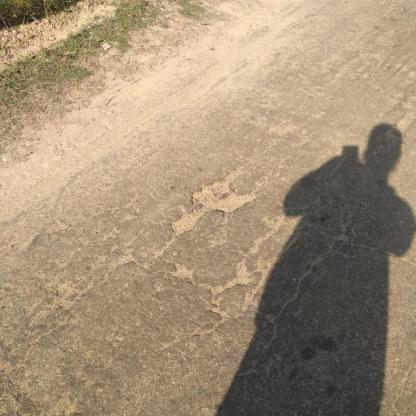
#> input picture data/test/images/img-105_jpg.rf.1592679ec02eb5c2eb23e4d5b411d12f.jpg, 416 x 416 px
$ python -i lane_detection.py   (imports and definitions only)
#> lines starting #> are read from the running program, lines starting #| are printed output that depends on the picture; after the words box and inside, x2 and y2 are one past the last pixel; in counts of white or black regions, pixels touching at a corner belong together
#> further down, picture is the input picture: shape (416, 416, 3); mean B, G, R 119.5, 144.2, 163.9
import cv2
import numpy as np


class LaneDetector:
    def __init__(self, roi_y_ratio: float = 0.55):
        self.roi_y_ratio = roi_y_ratio

    def _region_of_interest(self, edges):
        h, w = edges.shape[:2]

        mask = np.zeros_like(edges)

        polygon = np.array(
            [
                [
                    (0, h),
                    (w, h),
                    (int(0.65 * w), int(self.roi_y_ratio * h)),
                    (int(0.35 * w), int(self.roi_y_ratio * h)),
                ]
            ],
            dtype=np.int32,
        )

        cv2.fillPoly(mask, polygon, 255)
        return cv2.bitwise_and(edges, mask)

    def _average_lane_line(self, lines, y_bottom, y_top):
        """
        Fit x = a*y + b from multiple candidate lines.
        Return one representative line: (x1, y1, x2, y2)
        """

        if len(lines) == 0:
            return None

        points_x = []
        points_y = []

        for x1, y1, x2, y2 in lines:
            points_x.extend([x1, x2])
            points_y.extend([y1, y2])

        if len(points_x) < 2:
            return None

        try:
            fit = np.polyfit(points_y, points_x, deg=1)
            a, b = fit

            x_bottom = int(a * y_bottom + b)
            x_top = int(a * y_top + b)

            return x_bottom, y_bottom, x_top, y_top
        except Exception:
            return None

    def _fallback_road_boundaries(self, h, w):
        """
        Fallback for unstructured roads without visible lane markings.

        This is only a visualization fallback, not a real lane detection result.
        It approximates road boundaries based on perspective geometry.
        """

        y_bottom = h
        y_top = int(self.roi_y_ratio * h)

        left_line = (
            int(0.25 * w),
            y_bottom,
            int(0.42 * w),
            y_top,
        )

        right_line = (
            int(0.75 * w),
            y_bottom,
            int(0.58 * w),
            y_top,
        )

        return left_line, right_line

    def detect(self, frame):
        h, w = frame.shape[:2]
#> h = 416; w = 416

        gray = cv2.cvtColor(frame, cv2.COLOR_BGR2GRAY)
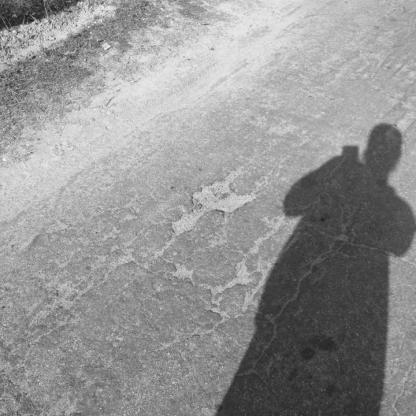
#> gray: shape (416, 416); min 19, max 246, mean 147.3

        # Slight blur to reduce noise from potholes, puddles, and road texture
        blur = cv2.GaussianBlur(gray, (5, 5), 0)

        # Canny edge detection
        edges = cv2.Canny(blur, 80, 180)
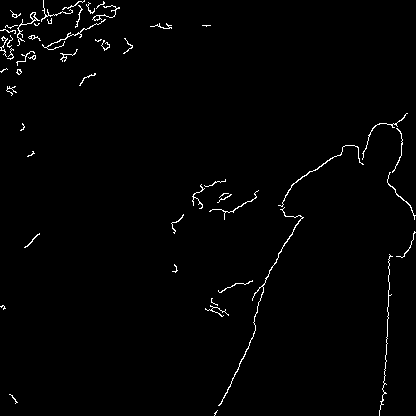
#> edges: shape (416, 416); 1.4% white in thin lines or dots

        # Keep only the road region
        roi = self._region_of_interest(edges)
#> in _region_of_interest, `cv2.fillPoly(mask, polygon, 255)`:
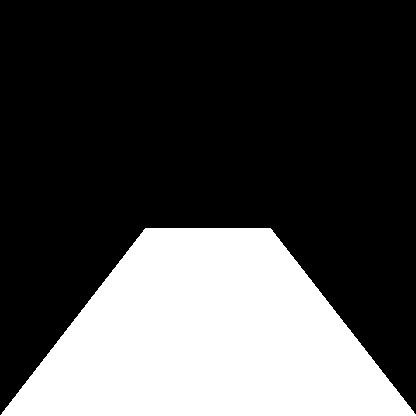
#> mask: shape (416, 416); 29.5% white; 1 white region, box (x1, y1, x2, y2) and area: (0, 228, 416, 416) 51020
#> in _region_of_interest, `return cv2.bitwise_and(edges, mask)`:
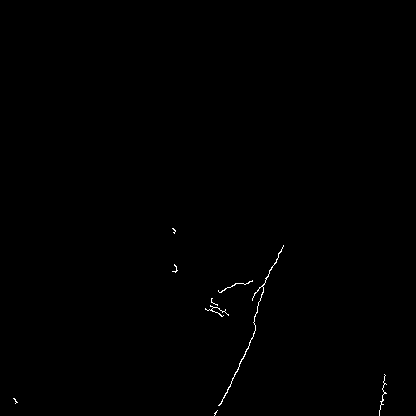
#> returned value: shape (416, 416); 0.25% white in thin lines or dots, all inside (x1, y1, x2, y2) = (13, 228, 387, 416)

        lines = cv2.HoughLinesP(
            roi,
            rho=1,
            theta=np.pi / 180,
            threshold=80,
            minLineLength=80,
            maxLineGap=60,
        )
#> lines = None

        left_candidates = []
        right_candidates = []

        if lines is not None:
            for line in lines:
                x1, y1, x2, y2 = line[0]

                if x2 == x1:
                    continue

                slope = (y2 - y1) / (x2 - x1 + 1e-6)
                length = np.sqrt((x2 - x1) ** 2 + (y2 - y1) ** 2)
                mid_x = (x1 + x2) / 2

                # Filter noisy short lines
                if length < 80:
                    continue

                # Ignore near-horizontal edges from potholes, puddles, shadows
                if abs(slope) < 0.45:
                    continue

                # Left lane / left road boundary candidates
                if slope < 0 and mid_x < w * 0.70:
                    left_candidates.append((x1, y1, x2, y2))

                # Right lane / right road boundary candidates
                elif slope > 0 and mid_x > w * 0.30:
                    right_candidates.append((x1, y1, x2, y2))

        y_bottom = h
#> y_bottom = 416
        y_top = int(self.roi_y_ratio * h)
#> y_top = 228

        left_line = self._average_lane_line(left_candidates, y_bottom, y_top)
        right_line = self._average_lane_line(right_candidates, y_bottom, y_top)

        fallback_used = False

        # If no reliable lane markings are found, switch to unstructured road fallback.
        # This is common on rural / damaged roads without clear lane markings.
        if left_line is None and right_line is None:
            left_line, right_line = self._fallback_road_boundaries(h, w)
#> left_line = (104, 416, 174, 228); right_line = (312, 416, 241, 228)
            lane_position = "unstructured_road"
            center_offset = 0.0
            fallback_used = True

            debug = {
                "left_line": left_line,
                "right_line": right_line,
                "center_offset": center_offset,
                "num_left_candidates": len(left_candidates),
                "num_right_candidates": len(right_candidates),
                "fallback_used": fallback_used,
            }

            return lane_position, center_offset, debug

        lane_position = "unknown"
        center_offset = 0.0

        # If both lane boundaries are available, estimate lane center.
        if left_line is not None and right_line is not None:
            left_bottom_x = left_line[0]
            right_bottom_x = right_line[0]

            lane_center = (left_bottom_x + right_bottom_x) / 2
            car_center = w / 2

            center_offset = (car_center - lane_center) / max(w, 1)

            if center_offset > 0.08:
                lane_position = "right"
            elif center_offset < -0.08:
                lane_position = "left"
            else:
                lane_position = "center"

        elif left_line is not None:
            lane_position = "right_or_center"

        elif right_line is not None:
            lane_position = "left_or_center"

        debug = {
            "left_line": left_line,
            "right_line": right_line,
            "center_offset": center_offset,
            "num_left_candidates": len(left_candidates),
            "num_right_candidates": len(right_candidates),
            "fallback_used": fallback_used,
        }

        return lane_position, center_offset, debug

    @staticmethod
    def draw(frame, debug):
        left_line = debug.get("left_line")
        right_line = debug.get("right_line")
        fallback_used = debug.get("fallback_used", False)

        if fallback_used:
            # Gray lines mean fallback visualization for unstructured road
            left_color = (180, 180, 180)
            right_color = (180, 180, 180)
            thickness = 2

            cv2.putText(
                frame,
                "Lane fallback: unstructured road",
                (20, frame.shape[0] - 30),
                cv2.FONT_HERSHEY_SIMPLEX,
                0.7,
                (180, 180, 180),
                2,
            )
        else:
            # Blue = left candidate, yellow = right candidate
            left_color = (255, 0, 0)
            right_color = (0, 255, 255)
            thickness = 4

        if left_line is not None:
            x1, y1, x2, y2 = left_line
            cv2.line(frame, (x1, y1), (x2, y2), left_color, thickness)

        if right_line is not None:
            x1, y1, x2, y2 = right_line
            cv2.line(frame, (x1, y1), (x2, y2), right_color, thickness)

        return frame

>>> import cv2
>>> picture = cv2.imread('../../data/test/images/img-105_jpg.rf.1592679ec02eb5c2eb23e4d5b411d12f.jpg')
>>> result = LaneDetector().detect(picture)

$ run again, on data/test/images/img-107_jpg.rf.f6cd6d4318ddf3929fc71f251236f8e2.jpg
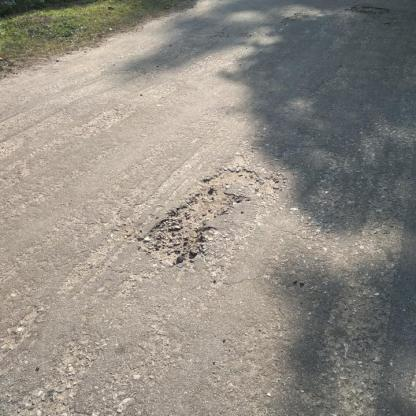
#> input picture data/test/images/img-107_jpg.rf.f6cd6d4318ddf3929fc71f251236f8e2.jpg, 416 x 416 px
#> picture is the input picture: shape (416, 416, 3); mean B, G, R 132.2, 140.4, 145.9
#> in detect, `edges = cv2.Canny(blur, 80, 180)`:
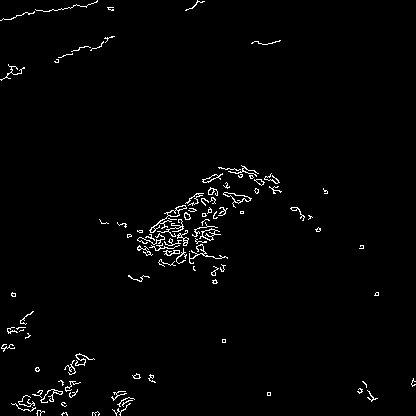
#> edges: shape (416, 416); 1.7% white in thin lines or dots
#> mask: shape (416, 416); 29.5% white; 1 white region, box (x1, y1, x2, y2) and area: (0, 228, 416, 416) 51020
#> in _region_of_interest, `return cv2.bitwise_and(edges, mask)`:
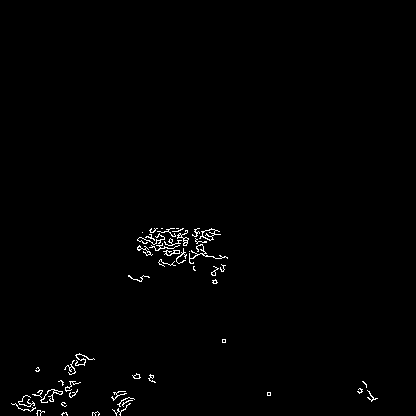
#> returned value: shape (416, 416); 0.87% white in thin lines or dots, all inside (x1, y1, x2, y2) = (11, 228, 378, 416)
#> lines = None
